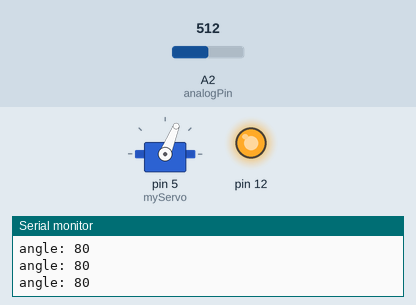
Recording of a sketch running on a simulated Arduino Uno, built with avr-gcc and run on an emulated ATmega328P. Parts: servo, output pins drawn as LEDs (lit = HIGH), the last lines printed to the serial monitor. Inputs (shaded band) come from the test bench; at power-on: A2 (analogPin) = 512.

Above: at 1.2 s.
1.3 s: A2 (analogPin) set to 466
2.8 s: A2 (analogPin) set to 440
At 4.0 s:
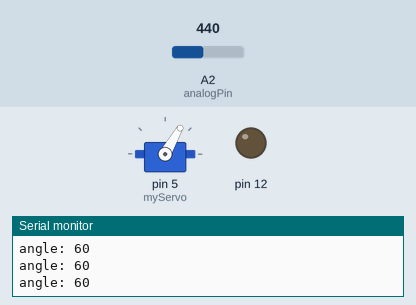
4.3 s: A2 (analogPin) set to 306
At 5.2 s:
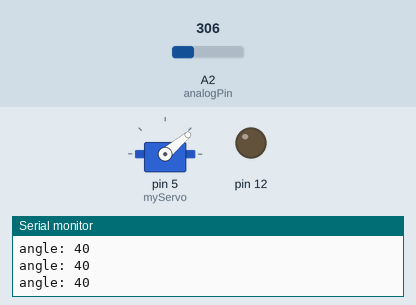
5.8 s: A2 (analogPin) set to 235
8.8 s: A2 (analogPin) set to 217
At 10.0 s:
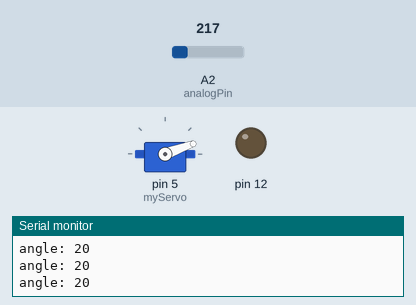
10.3 s: A2 (analogPin) set to 511
At 11.2 s:
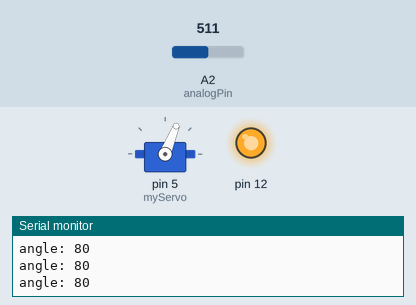
Timing chart, 0 to 13.3 s (numbered marks = the images above; inputs shaded):
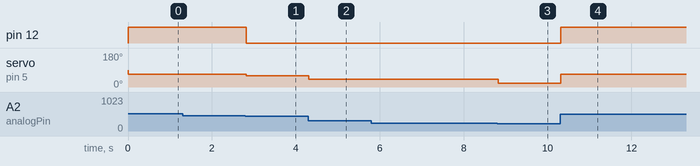

The sketch:

circuit.ino
```cpp
// C++ code
//
#include <Servo.h>

//servo initialization
Servo myServo;
int servoPos = 0;
int potentioRead = 0;
float potentioVal = 0;
int angle = 0;
//pin initialised for potentiometer reads
int analogPin = A2;
double Vpotential = 9.0;

//get the potentio value from analogread
//map it to the servo voltage

void setup()
{
  Serial.begin(9600);
  myServo.attach(5);
  pinMode(12,OUTPUT);

}

void loop()
{
  potentioRead = analogRead(analogPin);
  //potentiometer code
  //note:Vpotential is intentionally made 9v to map
  //more angle values obtained
  potentioVal = (Vpotential/1023.0)*potentioRead;
  //Serial.println(potentioVal);

  //analog in -> digital out
  angle = map(potentioVal,0,Vpotential,0,180);
  //angles measured -> 0,
  //you can obtain only max 5 distinct values
  //since the input voltage to potentiometer is 5v
  Serial.print("angle: ");
  Serial.println(angle);

  delay(10);

  //move the servo to angle
  if(angle>68){
  	myServo.write(68);
    digitalWrite(12,HIGH);
  	}
  else{myServo.write(angle);
       digitalWrite(12,LOW);}


}
```

Measured:
- the behaviour switches between 455 and 454 on A2 (analogPin) (found by bisection; images 0 and 1)
- the behaviour switches between 228 and 227 on A2 (analogPin) (found by bisection; images 2 and 3)
- after the input at 2.8 s, pin 12: HIGH → LOW at once; servo on pin 5 (myServo): 68° → 60° at once
- after the input at 4.3 s, servo on pin 5 (myServo): 60° → 40° at once
- after the input at 8.8 s, servo on pin 5 (myServo): 40° → 20° at once
- after the input at 10.3 s, pin 12: LOW → HIGH at once; servo on pin 5 (myServo): 20° → 68° at once
